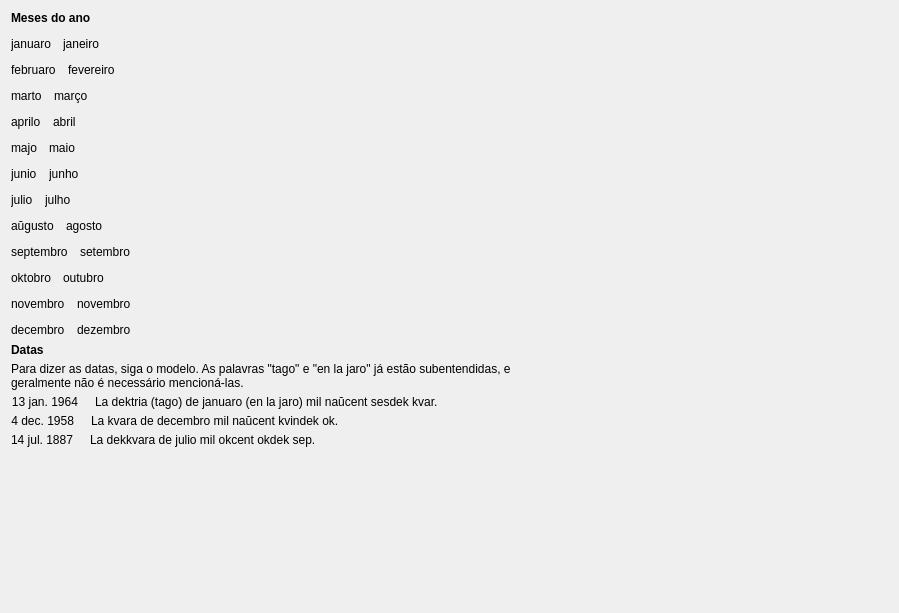
         <widget class="QWidget" name="scrollAreaWidgetContents_3">
          <property name="geometry">
           <rect>
            <x>0</x>
            <y>0</y>
            <width>899</width>
            <height>613</height>
           </rect>
          </property>
          <layout class="QVBoxLayout" name="verticalLayout_6">
           <item>
            <layout class="QVBoxLayout" name="verticalLayout_5">
             <property name="spacing">
              <number>12</number>
             </property>
             <item>
              <widget class="titolo" name="Lec04_Label21">
               <property name="sizePolicy">
                <sizepolicy hsizetype="Preferred" vsizetype="Maximum">
                 <horstretch>0</horstretch>
                 <verstretch>0</verstretch>
                </sizepolicy>
               </property>
               <property name="font">
                <font>
                 <weight>75</weight>
                 <bold>true</bold>
                </font>
               </property>
               <property name="text">
                <string>Meses do ano</string>
               </property>
              </widget>
             </item>
             <item>
              <layout class="QHBoxLayout" name="horizontalLayout_312">
               <property name="spacing">
                <number>12</number>
               </property>
               <item>
                <widget class="klakbutono_nova" name="Lec04_Button398">
                 <property name="text">
                  <string>januaro</string>
                 </property>
                </widget>
               </item>
               <item>
                <widget class="QLabel" name="Lec04_Label325">
                 <property name="sizePolicy">
                  <sizepolicy hsizetype="Expanding" vsizetype="Preferred">
                   <horstretch>0</horstretch>
                   <verstretch>0</verstretch>
                  </sizepolicy>
                 </property>
                 <property name="text">
                  <string>janeiro</string>
                 </property>
                 <property name="wordWrap">
                  <bool>true</bool>
                 </property>
                </widget>
               </item>
              </layout>
             </item>
             <item>
              <layout class="QHBoxLayout" name="horizontalLayout_313">
               <property name="spacing">
                <number>12</number>
               </property>
               <item>
                <widget class="klakbutono_nova" name="Lec04_Button399">
                 <property name="text">
                  <string>februaro</string>
                 </property>
                </widget>
               </item>
               <item>
                <widget class="QLabel" name="Lec04_Label326">
                 <property name="sizePolicy">
                  <sizepolicy hsizetype="Expanding" vsizetype="Preferred">
                   <horstretch>0</horstretch>
                   <verstretch>0</verstretch>
                  </sizepolicy>
                 </property>
                 <property name="text">
                  <string>fevereiro</string>
                 </property>
                 <property name="wordWrap">
                  <bool>true</bool>
                 </property>
                </widget>
               </item>
              </layout>
             </item>
             <item>
              <layout class="QHBoxLayout" name="horizontalLayout_314">
               <property name="spacing">
                <number>12</number>
               </property>
               <item>
                <widget class="klakbutono_nova" name="Lec04_Button400">
                 <property name="text">
                  <string>marto</string>
                 </property>
                </widget>
               </item>
               <item>
                <widget class="QLabel" name="Lec04_Label327">
                 <property name="sizePolicy">
                  <sizepolicy hsizetype="Expanding" vsizetype="Preferred">
                   <horstretch>0</horstretch>
                   <verstretch>0</verstretch>
                  </sizepolicy>
                 </property>
                 <property name="text">
                  <string>março</string>
                 </property>
                 <property name="wordWrap">
                  <bool>true</bool>
                 </property>
                </widget>
               </item>
              </layout>
             </item>
             <item>
              <layout class="QHBoxLayout" name="horizontalLayout_315">
               <property name="spacing">
                <number>12</number>
               </property>
               <item>
                <widget class="klakbutono_nova" name="Lec04_Button401">
                 <property name="text">
                  <string>aprilo</string>
                 </property>
                </widget>
               </item>
               <item>
                <widget class="QLabel" name="Lec04_Label328">
                 <property name="sizePolicy">
                  <sizepolicy hsizetype="Expanding" vsizetype="Preferred">
                   <horstretch>0</horstretch>
                   <verstretch>0</verstretch>
                  </sizepolicy>
                 </property>
                 <property name="text">
                  <string>abril</string>
                 </property>
                 <property name="wordWrap">
                  <bool>true</bool>
                 </property>
                </widget>
               </item>
              </layout>
             </item>
             <item>
              <layout class="QHBoxLayout" name="horizontalLayout_316">
               <property name="spacing">
                <number>12</number>
               </property>
               <item>
                <widget class="klakbutono_nova" name="Lec04_Button402">
                 <property name="text">
                  <string>majo</string>
                 </property>
                </widget>
               </item>
               <item>
                <widget class="QLabel" name="Lec04_Label329">
                 <property name="sizePolicy">
                  <sizepolicy hsizetype="Expanding" vsizetype="Preferred">
                   <horstretch>0</horstretch>
                   <verstretch>0</verstretch>
                  </sizepolicy>
                 </property>
                 <property name="text">
                  <string>maio</string>
                 </property>
                 <property name="wordWrap">
                  <bool>true</bool>
                 </property>
                </widget>
               </item>
              </layout>
             </item>
             <item>
              <layout class="QHBoxLayout" name="horizontalLayout_317">
               <property name="spacing">
                <number>12</number>
               </property>
               <item>
                <widget class="klakbutono_nova" name="Lec04_Button403">
                 <property name="text">
                  <string>junio</string>
                 </property>
                </widget>
               </item>
               <item>
                <widget class="QLabel" name="Lec04_Label330">
                 <property name="sizePolicy">
                  <sizepolicy hsizetype="Expanding" vsizetype="Preferred">
                   <horstretch>0</horstretch>
                   <verstretch>0</verstretch>
                  </sizepolicy>
                 </property>
                 <property name="text">
                  <string>junho</string>
                 </property>
                 <property name="wordWrap">
                  <bool>true</bool>
                 </property>
                </widget>
               </item>
              </layout>
             </item>
             <item>
              <layout class="QHBoxLayout" name="horizontalLayout_318">
               <property name="spacing">
                <number>12</number>
               </property>
               <item>
                <widget class="klakbutono_nova" name="Lec04_Button404">
                 <property name="text">
                  <string>julio</string>
                 </property>
                </widget>
               </item>
               <item>
                <widget class="QLabel" name="Lec04_Label331">
                 <property name="sizePolicy">
                  <sizepolicy hsizetype="Expanding" vsizetype="Preferred">
                   <horstretch>0</horstretch>
                   <verstretch>0</verstretch>
                  </sizepolicy>
                 </property>
                 <property name="text">
                  <string>julho</string>
                 </property>
                 <property name="wordWrap">
                  <bool>true</bool>
                 </property>
                </widget>
               </item>
              </layout>
             </item>
             <item>
              <layout class="QHBoxLayout" name="horizontalLayout_319">
               <property name="spacing">
                <number>12</number>
               </property>
               <item>
                <widget class="klakbutono_nova" name="Lec04_Button405">
                 <property name="text">
                  <string>aŭgusto</string>
                 </property>
                </widget>
               </item>
               <item>
                <widget class="QLabel" name="Lec04_Label332">
                 <property name="sizePolicy">
                  <sizepolicy hsizetype="Expanding" vsizetype="Preferred">
                   <horstretch>0</horstretch>
                   <verstretch>0</verstretch>
                  </sizepolicy>
                 </property>
                 <property name="text">
                  <string>agosto</string>
                 </property>
                 <property name="wordWrap">
                  <bool>true</bool>
                 </property>
                </widget>
               </item>
              </layout>
             </item>
             <item>
              <layout class="QHBoxLayout" name="horizontalLayout_320">
               <property name="spacing">
                <number>12</number>
               </property>
               <item>
                <widget class="klakbutono_nova" name="Lec04_Button406">
                 <property name="text">
                  <string>septembro</string>
                 </property>
                </widget>
               </item>
               <item>
                <widget class="QLabel" name="Lec04_Label333">
                 <property name="sizePolicy">
                  <sizepolicy hsizetype="Expanding" vsizetype="Preferred">
                   <horstretch>0</horstretch>
                   <verstretch>0</verstretch>
                  </sizepolicy>
                 </property>
                 <property name="text">
                  <string>setembro</string>
                 </property>
                 <property name="wordWrap">
                  <bool>true</bool>
                 </property>
                </widget>
               </item>
              </layout>
             </item>
             <item>
              <layout class="QHBoxLayout" name="horizontalLayout_321">
               <property name="spacing">
                <number>12</number>
               </property>
               <item>
                <widget class="klakbutono_nova" name="Lec04_Button407">
                 <property name="text">
                  <string>oktobro</string>
                 </property>
                </widget>
               </item>
               <item>
                <widget class="QLabel" name="Lec04_Label334">
                 <property name="sizePolicy">
                  <sizepolicy hsizetype="Expanding" vsizetype="Preferred">
                   <horstretch>0</horstretch>
                   <verstretch>0</verstretch>
                  </sizepolicy>
                 </property>
                 <property name="text">
                  <string>outubro</string>
                 </property>
                 <property name="wordWrap">
                  <bool>true</bool>
                 </property>
                </widget>
               </item>
              </layout>
             </item>
             <item>
              <layout class="QHBoxLayout" name="horizontalLayout_322">
               <property name="spacing">
                <number>12</number>
               </property>
               <item>
                <widget class="klakbutono_nova" name="Lec04_Button408">
                 <property name="text">
                  <string>novembro</string>
                 </property>
                </widget>
               </item>
               <item>
                <widget class="QLabel" name="Lec04_Label335">
                 <property name="sizePolicy">
                  <sizepolicy hsizetype="Expanding" vsizetype="Preferred">
                   <horstretch>0</horstretch>
                   <verstretch>0</verstretch>
                  </sizepolicy>
                 </property>
                 <property name="text">
                  <string>novembro</string>
                 </property>
                 <property name="wordWrap">
                  <bool>true</bool>
                 </property>
                </widget>
               </item>
              </layout>
             </item>
             <item>
              <layout class="QHBoxLayout" name="horizontalLayout_323">
               <property name="spacing">
                <number>12</number>
               </property>
               <item>
                <widget class="klakbutono_nova" name="Lec04_Button409">
                 <property name="text">
                  <string>decembro</string>
                 </property>
                </widget>
               </item>
               <item>
                <widget class="QLabel" name="Lec04_Label336">
                 <property name="sizePolicy">
                  <sizepolicy hsizetype="Expanding" vsizetype="Preferred">
                   <horstretch>0</horstretch>
                   <verstretch>0</verstretch>
                  </sizepolicy>
                 </property>
                 <property name="text">
                  <string>dezembro</string>
                 </property>
                 <property name="wordWrap">
                  <bool>true</bool>
                 </property>
                </widget>
               </item>
              </layout>
             </item>
            </layout>
           </item>
           <item>
            <layout class="QVBoxLayout" name="verticalLayout_155">
             <property name="spacing">
              <number>5</number>
             </property>
             <item>
              <widget class="titolo" name="Lec04_Label26">
               <property name="sizePolicy">
                <sizepolicy hsizetype="Preferred" vsizetype="Maximum">
                 <horstretch>0</horstretch>
                 <verstretch>0</verstretch>
                </sizepolicy>
               </property>
               <property name="maximumSize">
                <size>
                 <width>16777215</width>
                 <height>30</height>
                </size>
               </property>
               <property name="font">
                <font>
                 <weight>75</weight>
                 <bold>true</bold>
                </font>
               </property>
               <property name="text">
                <string>Datas</string>
               </property>
              </widget>
             </item>
             <item>
              <widget class="QLabel" name="Lec04_Label22">
               <property name="text">
                <string>Para dizer as datas, siga o modelo. As palavras &quot;tago&quot; e &quot;en la jaro&quot; já estão subentendidas, e 
geralmente não é necessário mencioná-las.</string>
               </property>
               <property name="wordWrap">
                <bool>true</bool>
               </property>
              </widget>
             </item>
             <item>
              <layout class="QHBoxLayout" name="horizontalLayout_324">
               <item>
                <widget class="neklakebla_nova" name="label_98">
                 <property name="sizePolicy">
                  <sizepolicy hsizetype="Maximum" vsizetype="Preferred">
                   <horstretch>0</horstretch>
                   <verstretch>0</verstretch>
                  </sizepolicy>
                 </property>
                 <property name="maximumSize">
                  <size>
                   <width>16777215</width>
                   <height>16777215</height>
                  </size>
                 </property>
                 <property name="text">
                  <string>13 jan. 1964</string>
                 </property>
                 <property name="alignment">
                  <set>Qt::AlignRight|Qt::AlignTrailing|Qt::AlignVCenter</set>
                 </property>
                 <property name="lingvo" stdset="0">
                  <string>eo</string>
                 </property>
                 <property name="tipo" stdset="0">
                  <string>esperanta</string>
                 </property>
                </widget>
               </item>
               <item>
                <widget class="label_sago" name="label_99">
                 <property name="sizePolicy">
                  <sizepolicy hsizetype="Maximum" vsizetype="Preferred">
                   <horstretch>0</horstretch>
                   <verstretch>0</verstretch>
                  </sizepolicy>
                 </property>
                 <property name="maximumSize">
                  <size>
                   <width>16777215</width>
                   <height>16777215</height>
                  </size>
                 </property>
                 <property name="text">
                  <string/>
                 </property>
                 <property name="pixmap">
                  <pixmap resource="../resources/ikonoj.qrc">:/ikonoj/sago_antauen.png</pixmap>
                 </property>
                 <property name="alignment">
                  <set>Qt::AlignCenter</set>
                 </property>
                </widget>
               </item>
               <item>
                <widget class="neklakebla_nova" name="label_122">
                 <property name="text">
                  <string>La dektria (tago) de januaro (en la jaro) mil naŭcent sesdek kvar.</string>
                 </property>
                 <property name="wordWrap">
                  <bool>true</bool>
                 </property>
                 <property name="lingvo" stdset="0">
                  <string>eo</string>
                 </property>
                 <property name="tipo" stdset="0">
                  <string>esperanta</string>
                 </property>
                </widget>
               </item>
              </layout>
             </item>
             <item>
              <layout class="QHBoxLayout" name="horizontalLayout_325">
               <item>
                <widget class="neklakebla_nova" name="label_101">
                 <property name="sizePolicy">
                  <sizepolicy hsizetype="Maximum" vsizetype="Preferred">
                   <horstretch>0</horstretch>
                   <verstretch>0</verstretch>
                  </sizepolicy>
                 </property>
                 <property name="maximumSize">
                  <size>
                   <width>16777215</width>
                   <height>16777215</height>
                  </size>
                 </property>
                 <property name="text">
                  <string>4 dec. 1958</string>
                 </property>
                 <property name="alignment">
                  <set>Qt::AlignRight|Qt::AlignTrailing|Qt::AlignVCenter</set>
                 </property>
                 <property name="lingvo" stdset="0">
                  <string>eo</string>
                 </property>
                 <property name="tipo" stdset="0">
                  <string>esperanta</string>
                 </property>
                </widget>
               </item>
               <item>
                <widget class="label_sago" name="label_102">
                 <property name="sizePolicy">
                  <sizepolicy hsizetype="Maximum" vsizetype="Preferred">
                   <horstretch>0</horstretch>
                   <verstretch>0</verstretch>
                  </sizepolicy>
                 </property>
                 <property name="maximumSize">
                  <size>
                   <width>16777215</width>
                   <height>16777215</height>
                  </size>
                 </property>
                 <property name="text">
                  <string/>
                 </property>
                 <property name="pixmap">
                  <pixmap resource="../resources/ikonoj.qrc">:/ikonoj/sago_antauen.png</pixmap>
                 </property>
                 <property name="alignment">
                  <set>Qt::AlignCenter</set>
                 </property>
                </widget>
               </item>
               <item>
                <widget class="neklakebla_nova" name="label_123">
                 <property name="text">
                  <string>La kvara de decembro mil naŭcent kvindek ok.</string>
                 </property>
                 <property name="wordWrap">
                  <bool>true</bool>
                 </property>
                 <property name="lingvo" stdset="0">
                  <string>eo</string>
                 </property>
                 <property name="tipo" stdset="0">
                  <string>esperanta</string>
                 </property>
                </widget>
               </item>
              </layout>
             </item>
             <item>
              <layout class="QHBoxLayout" name="horizontalLayout_326">
               <item>
                <widget class="neklakebla_nova" name="label_104">
                 <property name="sizePolicy">
                  <sizepolicy hsizetype="Maximum" vsizetype="Preferred">
                   <horstretch>0</horstretch>
                   <verstretch>0</verstretch>
                  </sizepolicy>
                 </property>
                 <property name="maximumSize">
                  <size>
                   <width>16777215</width>
                   <height>16777215</height>
                  </size>
                 </property>
                 <property name="text">
                  <string>14 jul. 1887</string>
                 </property>
                 <property name="alignment">
                  <set>Qt::AlignRight|Qt::AlignTrailing|Qt::AlignVCenter</set>
                 </property>
                 <property name="lingvo" stdset="0">
                  <string>eo</string>
                 </property>
                 <property name="tipo" stdset="0">
                  <string>esperanta</string>
                 </property>
                </widget>
               </item>
               <item>
                <widget class="label_sago" name="label_105">
                 <property name="sizePolicy">
                  <sizepolicy hsizetype="Maximum" vsizetype="Preferred">
                   <horstretch>0</horstretch>
                   <verstretch>0</verstretch>
                  </sizepolicy>
                 </property>
                 <property name="maximumSize">
                  <size>
                   <width>16777215</width>
                   <height>16777215</height>
                  </size>
                 </property>
                 <property name="text">
                  <string/>
                 </property>
                 <property name="pixmap">
                  <pixmap resource="../resources/ikonoj.qrc">:/ikonoj/sago_antauen.png</pixmap>
                 </property>
                 <property name="alignment">
                  <set>Qt::AlignCenter</set>
                 </property>
                </widget>
               </item>
               <item>
                <widget class="neklakebla_nova" name="label_124">
                 <property name="text">
                  <string>La dekkvara de julio mil okcent okdek sep.</string>
                 </property>
                 <property name="wordWrap">
                  <bool>true</bool>
                 </property>
                 <property name="lingvo" stdset="0">
                  <string>eo</string>
                 </property>
                 <property name="tipo" stdset="0">
                  <string>esperanta</string>
                 </property>
                </widget>
               </item>
              </layout>
             </item>
            </layout>
           </item>
           <item>
            <spacer name="verticalSpacer_6">
             <property name="orientation">
              <enum>Qt::Vertical</enum>
             </property>
             <property name="sizeHint" stdset="0">
              <size>
               <width>20</width>
               <height>40</height>
              </size>
             </property>
            </spacer>
           </item>
          </layout>
         </widget>
